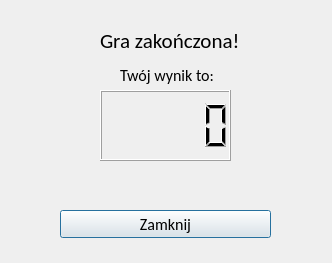
<?xml version="1.0" encoding="UTF-8"?>
<ui version="4.0">
 <class>win</class>
 <widget class="QDialog" name="win">
  <property name="geometry">
   <rect>
    <x>0</x>
    <y>0</y>
    <width>332</width>
    <height>263</height>
   </rect>
  </property>
  <property name="windowTitle">
   <string>Dialog</string>
  </property>
  <widget class="QPushButton" name="close_win">
   <property name="geometry">
    <rect>
     <x>60</x>
     <y>210</y>
     <width>211</width>
     <height>28</height>
    </rect>
   </property>
   <property name="font">
    <font>
     <family>Calibri</family>
     <pointsize>12</pointsize>
    </font>
   </property>
   <property name="text">
    <string>Zamknij</string>
   </property>
  </widget>
  <widget class="QLabel" name="label">
   <property name="geometry">
    <rect>
     <x>120</x>
     <y>50</y>
     <width>171</width>
     <height>51</height>
    </rect>
   </property>
   <property name="font">
    <font>
     <family>Calibri</family>
     <pointsize>12</pointsize>
    </font>
   </property>
   <property name="text">
    <string>Twój wynik to:</string>
   </property>
  </widget>
  <widget class="QLCDNumber" name="lcd_win">
   <property name="geometry">
    <rect>
     <x>100</x>
     <y>90</y>
     <width>131</width>
     <height>71</height>
    </rect>
   </property>
  </widget>
  <widget class="QLabel" name="label_2">
   <property name="geometry">
    <rect>
     <x>100</x>
     <y>20</y>
     <width>161</width>
     <height>41</height>
    </rect>
   </property>
   <property name="font">
    <font>
     <family>Calibri</family>
     <pointsize>16</pointsize>
    </font>
   </property>
   <property name="text">
    <string>Gra zakończona!</string>
   </property>
  </widget>
 </widget>
 <resources/>
 <connections/>
</ui>
